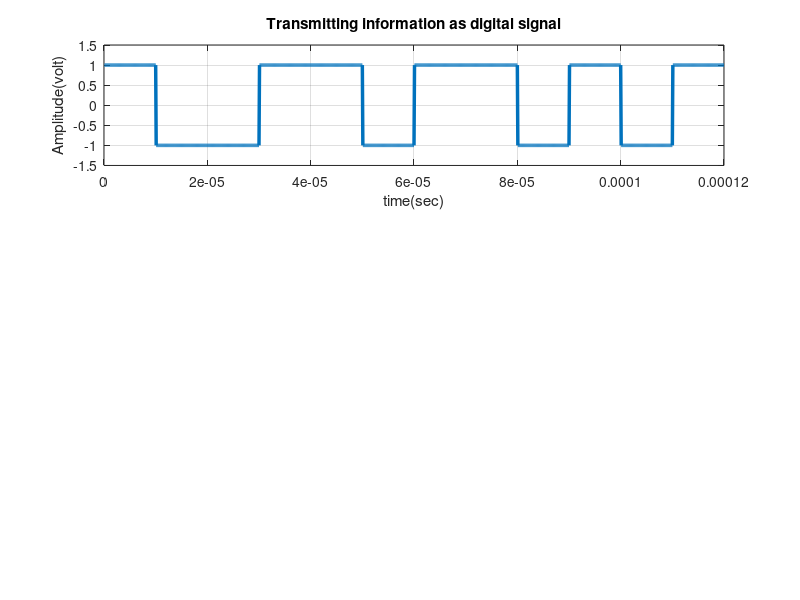

Recreate this plot in MATLAB. (Note: this script raises an error after producing the figure.)
%>>>>MATLAB code for duobinary encoder and decoder

clc;
clear all;
close all;

x = [1 0 0 1 1 0 1 1 0 1 0 1];
bp = .00001; %bit period
br = 1/bp;   %bit rate
disp(' Binary Information at Transmitter :');
disp(x);

%plotting the binary signal as digital signal

x_bit=[]; 
for n=1:1:length(x)
    if x(n)==1
       b_se=ones(1,100);
    else 
        b_se=-1*ones(1,100);
    end
     x_bit=[x_bit b_se];
end

t1= bp/100:bp/100:100*length(x)*(bp/100);
subplot(3,1,1);
plot(t1,x_bit,'lineWidth',2.5);
grid on;
axis([ 0 bp*length(x) -1.5 1.5]);
ylabel('Amplitude(volt)');
xlabel('time(sec)');
title('Transmitting information as digital signal');


%>>>>Encoding
c = Duobinary_Encoder(x);
c = awgn(c,-10);
disp(' Duobinary Encoder output');
disp(c);

%plotting the encoded signal
c_bit=[]; 
for n=1:1:length(x)
    if c(n)== 2
       c_se= 2*ones(1,100);
    elseif c(n) == -2
        c_se= -2*ones(1,100);
    else 
        c_se = zeros(1,100);
    end
     c_bit=[c_bit c_se];
end

t2 = bp/100:bp/100:100*length(c)*(bp/100);
subplot(3,1,2)
plot(t2,c_bit,'lineWidth',2.5);
grid on;
axis([ 0 bp*length(c) -2.5 2.5]);
ylabel('Amplitude(volt)');
xlabel('time(sec)');
title('Encoded Signal');

%>>>>>Decoding

x_out = Duobinary_Decoder(c);
disp(' Duobinary Decoder output');
disp(x_out);
x_out_bit=[]; 
for n=1:1:length(x_out)
    if x_out(n)==1
       se=ones(1,100);
    else 
        se=-1*ones(1,100);
    end
     x_out_bit=[x_out_bit se];
end
subplot(3,1,3);
plot(t1,x_out_bit,'lineWidth',2.5);
grid on;
axis([ 0 bp*length(x) -1.5 1.5]);
ylabel('Amplitude(volt)');
xlabel('time(sec)');
title('Transmitted signal');

%error

e = xor(x_out,x) ;
disp('Error in the precoded Duobinary decoder');
disp(e);

